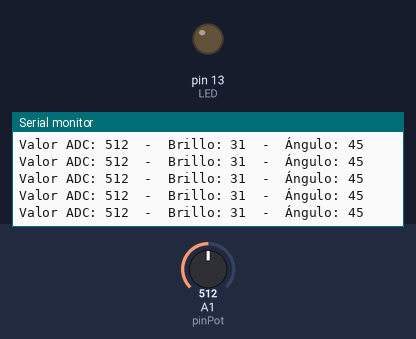
Recording of a sketch running on a simulated Arduino Uno, built with avr-gcc and run on an emulated ATmega328P. Shown: output pins drawn as LEDs (lit = HIGH), the last lines printed to the serial monitor. Inputs (shaded band) come from the test bench; at power-on: A1 (pinPot) = 512.

Above: at 1.2 s.
1.3 s: A1 (pinPot) set to 178
At 2.3 s:
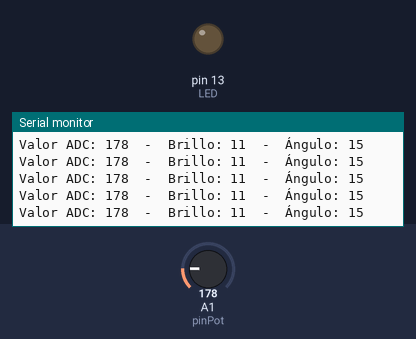
4.3 s: A1 (pinPot) set to 145
At 4.8 s:
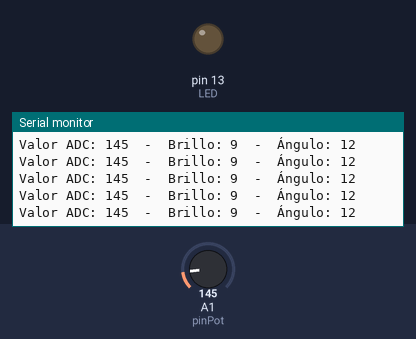
Timing chart, 0 to 7.3 s (numbered marks = the images above; inputs shaded):
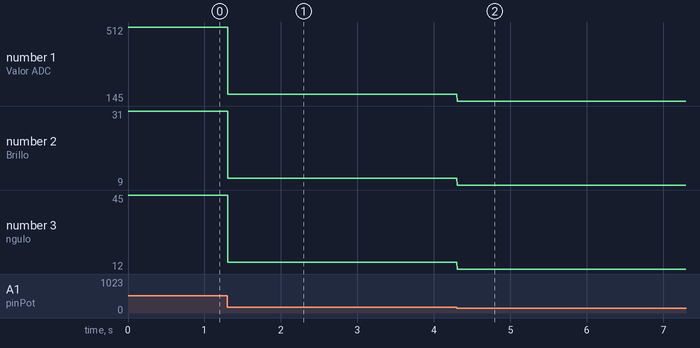

The sketch:

Practica_5.ino
```cpp
const int pinPot = 15;  // Pin del potenciómetro
const int LED = 13;      // Pin del LED

void setup() {
    Serial.begin(115200);
    pinMode(LED, OUTPUT);
}

void loop() {
    int valorADC = analogRead(pinPot); // Leer el valor del potenciómetro
    valorADC = (valorADC * 0.7) + (analogRead(pinPot) * 0.3);
    int brillo = map(valorADC, 0, 4095, 0, 255); // Convierte ADC a brillo (0-255)
    int angulo = map(valorADC, 0, 4095, 0, 360); // Convierte ADC a ángulo

    analogWrite(LED, brillo); // Ajusta el brillo del LED

    Serial.print("Valor ADC: ");
    Serial.print(valorADC);
    Serial.print("  -  Brillo: ");
    Serial.print(brillo);
    Serial.print("  -  Ángulo: ");
    Serial.println(angulo);

//    delay(200); // 
}
```

Measured:
- after the input at 1.3 s, the serial monitor: prints a new line at once (image 1)
- after the input at 4.3 s, the serial monitor: prints a new line at once (image 2)
- plotted number 1: 512 → 178 after the input at 1.3 s, 178 → 145 after the input at 4.3 s
- plotted number 2: 31 → 11 after the input at 1.3 s, 11 → 9 after the input at 4.3 s
- plotted number 3: 45 → 15 after the input at 1.3 s, 15 → 12 after the input at 4.3 s
